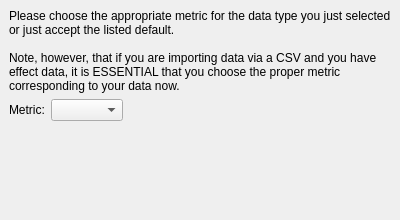
<?xml version="1.0" encoding="UTF-8"?>
<ui version="4.0">
 <class>WizardPage</class>
 <widget class="QWizardPage" name="WizardPage">
  <property name="geometry">
   <rect>
    <x>0</x>
    <y>0</y>
    <width>400</width>
    <height>220</height>
   </rect>
  </property>
  <property name="sizePolicy">
   <sizepolicy hsizetype="Preferred" vsizetype="Preferred">
    <horstretch>0</horstretch>
    <verstretch>0</verstretch>
   </sizepolicy>
  </property>
  <property name="windowTitle">
   <string>WizardPage</string>
  </property>
  <property name="title">
   <string>Choose a metric...</string>
  </property>
  <property name="subTitle">
   <string/>
  </property>
  <layout class="QVBoxLayout" name="workflowPageLayout">
   <property name="leftMargin"><number>0</number></property>
   <property name="topMargin"><number>0</number></property>
   <property name="rightMargin"><number>0</number></property>
   <property name="bottomMargin"><number>0</number></property>
   <item>
    <widget class="QScrollArea" name="pageScrollArea">
     <property name="focusPolicy"><enum>Qt::NoFocus</enum></property>
     <property name="frameShape"><enum>QFrame::NoFrame</enum></property>
     <property name="widgetResizable"><bool>true</bool></property>
     <widget class="QWidget" name="pageScrollContent">
      <property name="sizePolicy"><sizepolicy hsizetype="Ignored" vsizetype="Preferred"><horstretch>0</horstretch><verstretch>0</verstretch></sizepolicy></property>
      <layout class="QVBoxLayout" name="verticalLayout">
       <item>
        <widget class="QLabel" name="label_2">
     <property name="text">
      <string>Please choose the appropriate metric for the data type you just selected or just accept the listed default.

Note, however, that if you are importing data via a CSV and you have effect data, it is ESSENTIAL that you choose the proper metric corresponding to your data now.</string>
     </property>
     <property name="wordWrap">
      <bool>true</bool>
     </property>
    </widget>
   </item>
   <item>
    <layout class="QHBoxLayout" name="horizontalLayout">
     <item>
      <widget class="QLabel" name="label">
       <property name="text">
        <string>Metric:</string>
       </property>
      </widget>
     </item>
     <item>
      <widget class="QComboBox" name="metric_cbo_box"/>
     </item>
     <item>
      <spacer name="horizontalSpacer">
       <property name="orientation">
        <enum>Qt::Horizontal</enum>
       </property>
       <property name="sizeHint" stdset="0">
        <size>
         <width>40</width>
         <height>20</height>
        </size>
       </property>
      </spacer>
     </item>
    </layout>
   </item>
   <item>
    <spacer name="verticalSpacer">
     <property name="orientation">
      <enum>Qt::Vertical</enum>
     </property>
     <property name="sizeHint" stdset="0">
      <size>
       <width>20</width>
       <height>46</height>
      </size>
     </property>
    </spacer>
   </item>
      </layout>
     </widget>
    </widget>
   </item>
  </layout>
 </widget>
 <resources/>
 <connections/>
</ui>
